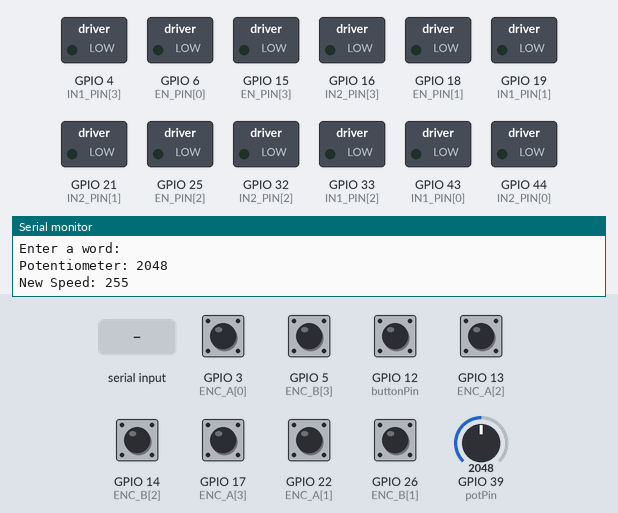
A sketch run on a simulated ESP32. On the bench: switched loads named in the sketch (green lamp = pin HIGH), the last lines printed to the serial monitor. The inputs (shaded band) are chosen by the test bench; at power-on: GPIO 3 (ENC_A[0]), GPIO 5 (ENC_B[3]), GPIO 12 (buttonPin), GPIO 13 (ENC_A[2]), GPIO 14 (ENC_B[2]), GPIO 17 (ENC_A[3]), GPIO 22 (ENC_A[1]), GPIO 26 (ENC_B[1]) HIGH, GPIO 39 (potPin) = 2048.

Above: at 1.2 s.
1.3 s: "L\n" received over Serial
At 2.4 s:
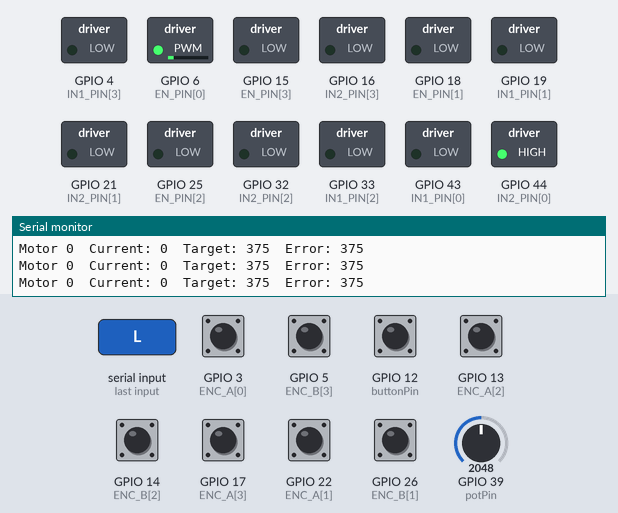
At 10.5 s:
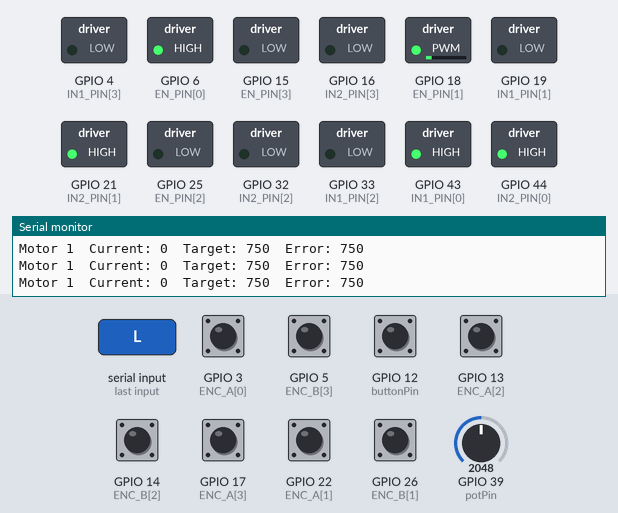
Timing chart, 0 to 10.8 s (numbered marks = the images above; inputs shaded):
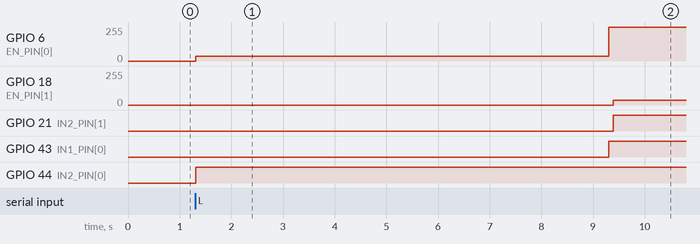

Measured:
- after the input at 1.3 s, GPIO 6 (EN_PIN[0]): 0/255 → 35/255 at once, → 255/255 8.0 s later; GPIO 18 (EN_PIN[1]): 0/255 → 35/255 after 8.1 s; GPIO 21 (IN2_PIN[1]): LOW → HIGH after 8.1 s; GPIO 43 (IN1_PIN[0]): LOW → HIGH after 8.0 s; GPIO 44 (IN2_PIN[0]): LOW → HIGH at once

The sketch:

braille_reader.ino
```cpp
#include "braille_dictionary.h"
#include "braille_cell.h"

// -------------------- PIN ALLOCATION --------------------

// Motor 0 — Cell 1 Left
const int EN_PIN[4]  = { D5, 18, 25, 15 };
const int IN1_PIN[4] = { D6, 19, 33,  4 };
const int IN2_PIN[4] = { D7, 21, 32, 16 };

// Encoders
const int ENC_A[4]   = { D2, 22, 13, 17 };
const int ENC_B[4]   = { D3, 26, 14,  5 };

// Motor index labels for readability
// 0 = Cell 1 Left
// 1 = Cell 1 Right
// 2 = Cell 2 Left
// 3 = Cell 2 Right

// -------------------- MOTOR CALIBRATION --------------------
long POS8_COUNTS = 3000;
const int ENCODER_SIGN = -1;

// -------------------- TUNING --------------------
const int GO_PWM         = 35;
const int TOLERANCE      = 8;
const int MOVE_TIMEOUT   = 8000;
const int BRAKE_MS       = 80;
const int BACKOFF_COUNTS = 20;
const int SLOW_PWM       = 35;
const int SLOW_ZONE      = 25;
const int STABLE_MS      = 120;
const int STABLE_DELAY   = 20;

// -------------------- ENCODER --------------------
volatile long rawEncoderCount[4] = {0, 0, 0, 0};
volatile uint8_t lastEncoded[4]  = {0, 0, 0, 0};

const int8_t quadTable[16] = {
    0, -1,  1,  0,
    1,  0,  0, -1,
   -1,  0,  0,  1,
    0,  1, -1,  0
};

void IRAM_ATTR updateEncoderN(int n) {
    uint8_t a = digitalRead(ENC_A[n]);
    uint8_t b = digitalRead(ENC_B[n]);
    uint8_t encoded = (a << 1) | b;
    uint8_t sum = (lastEncoded[n] << 2) | encoded;
    rawEncoderCount[n] += quadTable[sum];
    lastEncoded[n] = encoded;
}

void IRAM_ATTR updateEncoder0() { updateEncoderN(0); }
void IRAM_ATTR updateEncoder1() { updateEncoderN(1); }
void IRAM_ATTR updateEncoder2() { updateEncoderN(2); }
void IRAM_ATTR updateEncoder3() { updateEncoderN(3); }

long getEncoderCount(int n) {
    noInterrupts();
    long c = rawEncoderCount[n];
    interrupts();
    return c * ENCODER_SIGN;

}


class BrailleQueue {
    private:
        static const int cap = 2;
        BrailleCell* arr[cap];
        int count;

    public:
        BrailleQueue() : count(0) {
            for (int i = 0; i < cap; i++) arr[i] = nullptr;
        }

        int getCount() const { return count; }
        void setCount(int i) { count = i; }
        int getCap() { return cap; }

        BrailleCell getIndex(int displayPos) const {
            int filled = (count < cap) ? count : cap;
            int oldest = (count - filled) % cap;
            BrailleCell* cell = arr[(oldest + displayPos) % cap];
            if (cell == nullptr) return BrailleCell();
            return *cell;
        }

        bool isEmpty() const { return count == 0; }
        void increaseCount() { count += 1; }
        void decreaseCount() { count -= 1; }

        void forward(char c) {
            int slot = count % cap;
            if (arr[slot] == nullptr) arr[slot] = new BrailleCell();
            arr[slot]->setLetter(c);
            count++;
        }

        void backward(char c) {
            count--;
            int slot = count % cap;
            arr[slot]->setLetter(c);
        }

        void empty() {
            this->count = 0;
            for (int i = 0; i < cap; i++) {
                delete arr[i];
                arr[i] = nullptr;
            }
        }

        void printOut() {
            for (int i = 0; i < cap; i++) {
                if (arr[i] != nullptr) {
                    Serial.print(arr[i]->getLetter());
                    Serial.print(" | ");
                }
            }
            Serial.println(" ");
        }

        void addLine(String input) {
            if (input.length() > cap) {
                Serial.println("addLine Error - too long");
                return;
            }
            for (int i = 0; i < input.length(); i++) {
                if (arr[i] == nullptr) arr[i] = new BrailleCell();
                arr[i]->setLetter(input[i]);
            }
        }
};

// -------------------- MOTOR CONTROL --------------------
void setMotor(int pwm, int dir, int n) {
    pwm = constrain(pwm, 0, 255);
    if (dir > 0) {
        digitalWrite(IN1_PIN[n], LOW);
        digitalWrite(IN2_PIN[n], HIGH);
    } else if (dir < 0) {
        digitalWrite(IN1_PIN[n], HIGH);
        digitalWrite(IN2_PIN[n], LOW);
    } else {
        digitalWrite(IN1_PIN[n], LOW);
        digitalWrite(IN2_PIN[n], LOW);
        pwm = 0;
    }
    analogWrite(EN_PIN[n], pwm);
}

void stopMotor(int n) {
    digitalWrite(IN1_PIN[n], LOW);
    digitalWrite(IN2_PIN[n], LOW);
    analogWrite(EN_PIN[n], 0);
}

void holdBrake(int n) {
    digitalWrite(IN1_PIN[n], HIGH);
    digitalWrite(IN2_PIN[n], HIGH);
    analogWrite(EN_PIN[n], 255);
}

void brakeAndHold(int n) {
    holdBrake(n);
    delay(BRAKE_MS);
    holdBrake(n);
}

void releaseBrake(int n) {
    stopMotor(n);
}

// -------------------- MOVEMENT --------------------
void moveToTargetDirect(long target, int n) {
    unsigned long startTime = millis();
    unsigned long stableStart = 0;

    while (true) {
        long current = getEncoderCount(n);
        long error = target - current;
        long absError = abs(error);

        Serial.print("Motor "); Serial.print(n);
        Serial.print("  Current: "); Serial.print(current);
        Serial.print("  Target: "); Serial.print(target);
        Serial.print("  Error: "); Serial.println(error);

        if (absError <= TOLERANCE) {
            brakeAndHold(n);
            if (stableStart == 0) stableStart = millis();
            if (millis() - stableStart >= STABLE_MS) {
                Serial.print("Motor "); Serial.print(n); Serial.println(" reached target");
                return;
            }
            delay(STABLE_DELAY);
        } else {
            stableStart = 0;
            int pwm = (absError <= SLOW_ZONE) ? SLOW_PWM : GO_PWM;
            if (error > 0) setMotor(pwm,  1, n);
            else           setMotor(pwm, -1, n);
            delay(8);
        }

        if (millis() - startTime > MOVE_TIMEOUT) {
            brakeAndHold(n);
            Serial.print("Motor "); Serial.print(n); Serial.println(" timeout");
            return;
        }
    }
}

void moveToAbsolutePosition(long target, int n) {
    long current = getEncoderCount(n);

    if (current > target) {
        long backoffTarget = target - BACKOFF_COUNTS;
        if (backoffTarget < 0) backoffTarget = 0;
        Serial.print("Motor "); Serial.print(n);
        Serial.print(" backing off to "); Serial.println(backoffTarget);
        releaseBrake(n);
        moveToTargetDirect(backoffTarget, n);
    }

    Serial.print("Motor "); Serial.print(n);
    Serial.print(" final approach to "); Serial.println(target);
    releaseBrake(n);
    moveToTargetDirect(target, n);
    Serial.print("Motor "); Serial.print(n); Serial.println(" holding position");
}

void goToPosition(int pos, int n) {
    if (pos < 1 || pos > 8) return;
    long target = (POS8_COUNTS * pos) / 8;
    Serial.print("Motor "); Serial.print(n);
    Serial.print(" going to position "); Serial.print(pos);
    Serial.print("  target = "); Serial.println(target);
    moveToAbsolutePosition(target, n);
}

// -------------------- ZERO --------------------
void setZeroAll() {
    noInterrupts();
    for (int i = 0; i < 4; i++) rawEncoderCount[i] = 0;
    interrupts();
    Serial.println("All encoders zeroed");
}

// -------------------- ANGLES --------------------
// Index 0-7 maps 3-bit dot column pattern to motor position 1-8
const int angles[8] = {1, 2, 3, 4, 5, 6, 7, 8};

// -------------------- POTENTIOMETER & BUTTON --------------------
const int potPin   = A3;
const int buttonPin = 12;

int potVal   = 0;
int speed    = 0;
int oldSpeed = 0;
const int maxSpeed = 255;

int delayTime = 1250;
unsigned long previousMillis = 0;

byte lastButtonState = HIGH;
bool isPaused = false;
unsigned long debounceDuration = 50;
unsigned long lastTimeButtonChanged = 0;

int changeReadingSpeed(int speedInput) {
    int givenSpeed = abs(250 - speedInput);
    return map(givenSpeed, 0, 250, 1000, 5000);
}

void readPotentiometer() {
    oldSpeed = speed;
    potVal = analogRead(potPin);
    speed = constrain(map(potVal, 0, 720, 0, maxSpeed), 0, maxSpeed);
    if (oldSpeed != speed) {
        Serial.print("Potentiometer: "); Serial.println(potVal);
        Serial.print("New Speed: "); Serial.println(speed);
        delayTime = changeReadingSpeed(speed);
    }
}

void readPauseButton() {
    if (millis() - lastTimeButtonChanged > debounceDuration) {
        byte buttonState = digitalRead(buttonPin);
        if (buttonState != lastButtonState) {
            lastTimeButtonChanged = millis();
            lastButtonState = buttonState;
            if (buttonState == LOW) {
                isPaused = !isPaused;
                Serial.print("Paused: ");
                Serial.println(isPaused ? "YES" : "NO");
            }
        }
    }
}

// -------------------- BRAILLE DISPLAY --------------------
void printPattern(std::vector<std::vector<int>> pattern) {
    for (int row = 0; row < pattern.size(); row++) {
        for (int col = 0; col < pattern[row].size(); col++) {
            Serial.print(pattern[row][col]);
            Serial.print(" | ");
        }
        Serial.println();
    }
}

// -------------------- OBJECTS --------------------
BrailleCell* braille;
BrailleQueue* queue;
String input = "";
int charIndex = 0;
bool processing = false;

// -------------------- SETUP --------------------
void setup() {
    Serial.begin(115200);
    pinMode(buttonPin, INPUT_PULLUP);

    for (int i = 0; i < 4; i++) {
        pinMode(EN_PIN[i],  OUTPUT);
        pinMode(IN1_PIN[i], OUTPUT);
        pinMode(IN2_PIN[i], OUTPUT);
        pinMode(ENC_A[i], INPUT_PULLUP);
        pinMode(ENC_B[i], INPUT_PULLUP);
        stopMotor(i);

        uint8_t a = digitalRead(ENC_A[i]);
        uint8_t b = digitalRead(ENC_B[i]);
        lastEncoded[i] = (a << 1) | b;
    }

    attachInterrupt(digitalPinToInterrupt(ENC_A[0]), updateEncoder0, CHANGE);
    attachInterrupt(digitalPinToInterrupt(ENC_A[1]), updateEncoder1, CHANGE);
    attachInterrupt(digitalPinToInterrupt(ENC_A[2]), updateEncoder2, CHANGE);
    attachInterrupt(digitalPinToInterrupt(ENC_A[3]), updateEncoder3, CHANGE);

    setZeroAll();

    braille = new BrailleCell();
    queue   = new BrailleQueue();

    while (!Serial);
    Serial.println("Enter a word:");
}

// -------------------- MAIN LOOP --------------------
void loop() {
    readPauseButton();
    readPotentiometer();

    int cap = queue->getCap();
    unsigned long currentMillis = millis();

    // INPUT SECTION
    if (Serial.available() > 0 && !processing) {
        input = Serial.readStringUntil('\n');
        input.trim();
        Serial.println("You entered: " + input);
        charIndex = 0;
        processing = true;
    }

    // PROCESSING SECTION
    if (processing) {
        if (!isPaused) {
            if (currentMillis - previousMillis >= delayTime) {
                previousMillis = currentMillis;

                if (charIndex < input.length()) {
                    String chunk;

                    if (::isUpper(input[charIndex])) {
                        chunk = input.substring(charIndex, charIndex + 1);
                        charIndex += 1;
                    } else {
                        chunk = input.substring(charIndex, charIndex + cap);
                        charIndex += cap;
                    }

                    Serial.print("Chunk: ");
                    Serial.println(chunk);

                    queue->empty();
                    queue->addLine(chunk);

                    std::vector<std::vector<int>> pattern1 = queue->getIndex(0).getPattern();
                    std::vector<std::vector<int>> pattern2 = queue->getIndex(1).getPattern();

                    if (queue->getIndex(0).isUpperCase()) {
                        // Capital indicator on cell 1, uppercase letter on cell 2
                        std::vector<std::vector<int>> capIndicator = {{0,0}, {0,0}, {0,1}};

                        int c1L = braille->getCase(angles, 'L', capIndicator);
                        int c1R = braille->getCase(angles, 'R', capIndicator);
                        int c2L = braille->getCase(angles, 'L', pattern1);
                        int c2R = braille->getCase(angles, 'R', pattern1);

                        goToPosition(c1L, 0); // Cell 1 Left
                        goToPosition(c1R, 1); // Cell 1 Right
                        goToPosition(c2L, 2); // Cell 2 Left
                        goToPosition(c2R, 3); // Cell 2 Right

                        Serial.println("Cell 1 (capital indicator):");
                        printPattern(capIndicator);
                        Serial.println("-----------");
                        Serial.println("Cell 2:");
                        printPattern(pattern1);

                    } else {
                        int c1L = braille->getCase(angles, 'L', pattern1);
                        int c1R = braille->getCase(angles, 'R', pattern1);
                        int c2L = braille->getCase(angles, 'L', pattern2);
                        int c2R = braille->getCase(angles, 'R', pattern2);

                        goToPosition(c1L, 0); // Cell 1 Left
                        goToPosition(c1R, 1); // Cell 1 Right
                        goToPosition(c2L, 2); // Cell 2 Left
                        goToPosition(c2R, 3); // Cell 2 Right

                        Serial.println("Cell 1:");
                        printPattern(pattern1);
                        Serial.println("-----------");
                        Serial.println("Cell 2:");
                        printPattern(pattern2);
                    }

                } else {
                    processing = false;
                    charIndex = 0;
                    Serial.println("Enter a word:");
                }
            }
        } else {
            readPauseButton();
        }
    }
}
```

braille_cell.cpp
```cpp
#include "braille_cell.h"
#include "braille_dictionary.h"

BrailleCell::BrailleCell() {
    letterPattern = {{0,0},{0,0},{0,0}};
}

BrailleCell::BrailleCell(char letter) {
    setLetter(letter);
}

void BrailleCell::setLetter(char c) {
    letter = c;
    const int* p = getBraillePattern(c);
    if (p) {
        letterPattern = {{p[0], p[1]}, {p[2], p[3]}, {p[4], p[5]}};
    } else {
        letterPattern = {{0,0}, {0,0}, {0,0}};
    }
}

bool BrailleCell::isUpperCase() {
    return ::isUpper(letter);
}

char BrailleCell::getLetter() {
    return letter;
}

std::vector<std::vector<int>> BrailleCell::getPattern() const {
    return letterPattern;
}

int BrailleCell::getCase(const int angles[], char side, std::vector<std::vector<int>> pattern) {
    int col = (side == 'L') ? 0 : 1;
    int index = (pattern[0][col] << 2) | (pattern[1][col] << 1) | pattern[2][col];
    return angles[index];
}
```

braille_cell.h
```cpp
#ifndef BRAILLE_CELL_H
#define BRAILLE_CELL_H

#include <vector>
#include "braille_dictionary.h"

class BrailleCell {
    private:
        std::vector<std::vector<int>> letterPattern;
        char letter;

    public:
        BrailleCell();
        BrailleCell(char letter);


        char getLetter();
        bool isUpperCase();
        void setLetter(char letter);
        std::vector<std::vector<int>> getPattern() const;
        int getCase(const int angles[], char side, std::vector<std::vector<int>> pattern);
};

#endif
```

braille_dictionary.h
```cpp
#ifndef BRAILLE_DICTIONARY_H
#define BRAILLE_DICTIONARY_H

const int* getBraillePattern(char c);
bool isUpper(char c);

#endif
```

Source omitted: _dictionary.cpp (data table, 1117 bytes)
